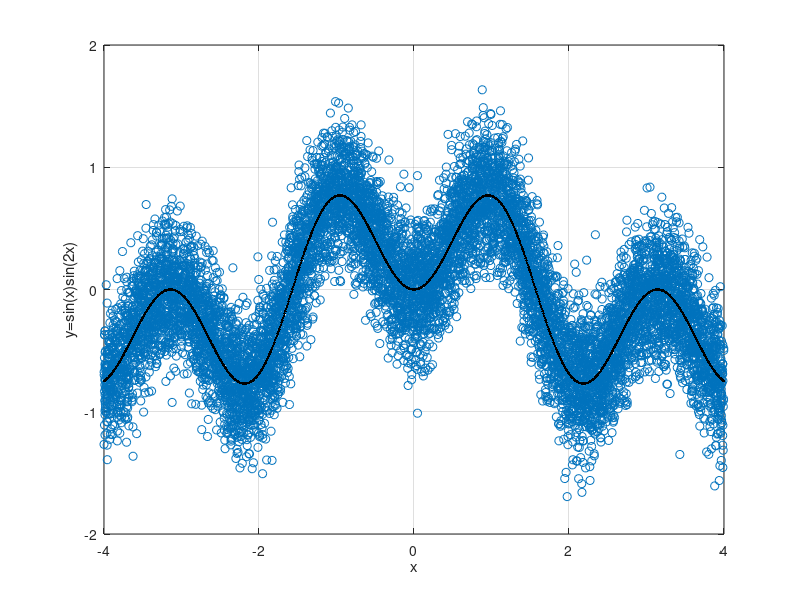

MATLAB code for this plot: (Note: this script raises an error after producing the figure.)
clear
close all

x   = (-4:0.01:4);    			
yok = sin(x).*sin(2*x);
ruido=std(yok);

%dibujo de la funcion y=sin(x)sin(2x)
figure(1)
NDATA=10000;
Xtrain = 8*rand(1,NDATA)-4;
Xtrain = sort(Xtrain);
Ytrain=sin(Xtrain).*sin(2*Xtrain)+0.6*ruido*randn(1,NDATA);
plot(Xtrain,Ytrain,'o');hold on
plot(x,yok,'.k')
xlabel('x');
ylabel('y=sin(x)sin(2x)');
axis([-4,4,-2,2]);
hold off
grid


 NPATRONES = 100;
 NOCULTAS = 10;

% B) ENTRENAMIENTO DE LA RBF
% ==========================
 [idx,centros]=kmedoids(Xtrain',NOCULTAS);
 centros = centros'; %make row vector
 sigma = (max(centros)-min(centros)) /(sqrt(2*NOCULTAS));
 sigma = sigma*ones(1, NOCULTAS);
 W = rbftrain(Xtrain,Ytrain,centros,sigma);
% C) COMPROBACION DEL FUNCIONAMIENTO DE LA RED
% ============================================
 datos_test = 8*rand(1,NDATA)-4;
 datos_test = sort(datos_test);
 salida_real = sin(datos_test).*sin(2*datos_test);
 salida_RBF = rbfval(datos_test,centros,sigma,W);
 figure('Name','Approximation of functions','NumberTitle','off');
 plot(datos_test,salida_real);hold on;
 plot(datos_test,salida_RBF);
 
 %Mahalanobis distance:
[idx,centros]=kmedoids(Xtrain',NOCULTAS, 'Distance', 'mahalanobis');
centros = centros'; %make row vector
sigma = (max(centros)-min(centros)) /(sqrt(2*NOCULTAS));
sigma = sigma*ones(1, NOCULTAS);
W = rbftrain(Xtrain,Ytrain,centros,sigma);
salida_RBF_mahal = rbfval(datos_test,centros,sigma,W);
plot(datos_test,salida_RBF_mahal,'b');

%Cityblock distance:
[idx,centros]=kmedoids(Xtrain',NOCULTAS, 'Distance', 'cityblock');
centros = centros'; %make row vector
sigma = (max(centros)-min(centros)) /(sqrt(2*NOCULTAS));
sigma = sigma*ones(1, NOCULTAS);
W = rbftrain(Xtrain,Ytrain,centros,sigma);

salida_RBF_city = rbfval(datos_test,centros,sigma,W);
plot(datos_test,salida_RBF_city,'y');

%Minkowski distance:
[idx,centros]=kmedoids(Xtrain',NOCULTAS, 'Distance', 'minkowski');
centros = centros'; %make row vector
sigma = (max(centros)-min(centros)) /(sqrt(2*NOCULTAS));
sigma = sigma*ones(1, NOCULTAS);
W = rbftrain(Xtrain,Ytrain,centros,sigma);

salida_RBF_mink = rbfval(datos_test,centros,sigma,W);
plot(datos_test,salida_RBF_mink,'m');



legend('sin(x)sin(2x)','Euclidean Distance','Mahalanobis Distance', 'Cityblock Distance', 'Minkowski Distance');
hold off;

% plotting the error

MSEeuc = mse(salida_real, salida_RBF);
MSEmaha = mse(salida_real, salida_RBF_mahal);
MSEcityb = mse(salida_real, salida_RBF_city);
MSEmink = mse(salida_real, salida_RBF_mink);
Errors = cat(2,MSEeuc,MSEmaha,MSEcityb,MSEmink);

distances=categorical({'Euclidean','Mahalanobis','Cityblocks','Minkowski'});
figure('Name','Mean Squared Error','NumberTitle','off');
bar(distances,Errors);
title('Mean Squared Error');
 

